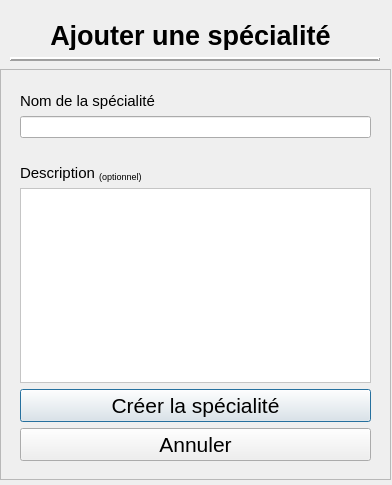
<?xml version="1.0" encoding="UTF-8"?>
<ui version="4.0">
 <class>DialogCreerSpecialite</class>
 <widget class="QDialog" name="DialogCreerSpecialite">
  <property name="geometry">
   <rect>
    <x>0</x>
    <y>0</y>
    <width>392</width>
    <height>485</height>
   </rect>
  </property>
  <property name="windowTitle">
   <string>Dialog</string>
  </property>
  <widget class="QFrame" name="frame">
   <property name="geometry">
    <rect>
     <x>0</x>
     <y>69</y>
     <width>391</width>
     <height>411</height>
    </rect>
   </property>
   <property name="frameShape">
    <enum>QFrame::StyledPanel</enum>
   </property>
   <property name="frameShadow">
    <enum>QFrame::Raised</enum>
   </property>
   <widget class="QWidget" name="layoutWidget">
    <property name="geometry">
     <rect>
      <x>20</x>
      <y>23</y>
      <width>351</width>
      <height>369</height>
     </rect>
    </property>
    <layout class="QVBoxLayout" name="verticalLayout_8">
     <item>
      <widget class="QLabel" name="labelNom">
       <property name="font">
        <font>
         <pointsize>11</pointsize>
         <weight>50</weight>
         <bold>false</bold>
         <kerning>true</kerning>
        </font>
       </property>
       <property name="text">
        <string>Nom de la spécialité</string>
       </property>
      </widget>
     </item>
     <item>
      <layout class="QVBoxLayout" name="verticalLayout">
       <item>
        <widget class="QLineEdit" name="lineEditNom">
         <property name="autoFillBackground">
          <bool>false</bool>
         </property>
         <property name="frame">
          <bool>true</bool>
         </property>
         <property name="clearButtonEnabled">
          <bool>false</bool>
         </property>
        </widget>
       </item>
       <item>
        <widget class="QLabel" name="labelErreurNom">
         <property name="text">
          <string/>
         </property>
        </widget>
       </item>
      </layout>
     </item>
     <item>
      <widget class="QLabel" name="labelDescription">
       <property name="sizePolicy">
        <sizepolicy hsizetype="Preferred" vsizetype="Fixed">
         <horstretch>0</horstretch>
         <verstretch>0</verstretch>
        </sizepolicy>
       </property>
       <property name="font">
        <font>
         <pointsize>11</pointsize>
         <weight>50</weight>
         <bold>false</bold>
        </font>
       </property>
       <property name="text">
        <string>&lt;html&gt;&lt;head/&gt;&lt;body&gt;&lt;p&gt;Description &lt;span style=&quot; vertical-align:sub;&quot;&gt;(optionnel)&lt;/span&gt;&lt;/p&gt;&lt;/body&gt;&lt;/html&gt;</string>
       </property>
      </widget>
     </item>
     <item>
      <layout class="QVBoxLayout" name="verticalLayout_5">
       <item>
        <widget class="QTextEdit" name="textEditDescription">
         <property name="sizePolicy">
          <sizepolicy hsizetype="Expanding" vsizetype="MinimumExpanding">
           <horstretch>0</horstretch>
           <verstretch>0</verstretch>
          </sizepolicy>
         </property>
         <property name="palette">
          <palette>
           <active>
            <colorrole role="WindowText">
             <brush brushstyle="SolidPattern">
              <color alpha="255">
               <red>0</red>
               <green>0</green>
               <blue>0</blue>
              </color>
             </brush>
            </colorrole>
            <colorrole role="Button">
             <brush brushstyle="SolidPattern">
              <color alpha="255">
               <red>255</red>
               <green>255</green>
               <blue>255</blue>
              </color>
             </brush>
            </colorrole>
            <colorrole role="Light">
             <brush brushstyle="SolidPattern">
              <color alpha="255">
               <red>255</red>
               <green>255</green>
               <blue>255</blue>
              </color>
             </brush>
            </colorrole>
            <colorrole role="Midlight">
             <brush brushstyle="SolidPattern">
              <color alpha="255">
               <red>255</red>
               <green>255</green>
               <blue>255</blue>
              </color>
             </brush>
            </colorrole>
            <colorrole role="Dark">
             <brush brushstyle="SolidPattern">
              <color alpha="255">
               <red>127</red>
               <green>127</green>
               <blue>127</blue>
              </color>
             </brush>
            </colorrole>
            <colorrole role="Mid">
             <brush brushstyle="SolidPattern">
              <color alpha="255">
               <red>170</red>
               <green>170</green>
               <blue>170</blue>
              </color>
             </brush>
            </colorrole>
            <colorrole role="Text">
             <brush brushstyle="SolidPattern">
              <color alpha="255">
               <red>0</red>
               <green>0</green>
               <blue>0</blue>
              </color>
             </brush>
            </colorrole>
            <colorrole role="BrightText">
             <brush brushstyle="SolidPattern">
              <color alpha="255">
               <red>255</red>
               <green>255</green>
               <blue>255</blue>
              </color>
             </brush>
            </colorrole>
            <colorrole role="ButtonText">
             <brush brushstyle="SolidPattern">
              <color alpha="255">
               <red>0</red>
               <green>0</green>
               <blue>0</blue>
              </color>
             </brush>
            </colorrole>
            <colorrole role="Base">
             <brush brushstyle="SolidPattern">
              <color alpha="255">
               <red>255</red>
               <green>255</green>
               <blue>255</blue>
              </color>
             </brush>
            </colorrole>
            <colorrole role="Window">
             <brush brushstyle="SolidPattern">
              <color alpha="255">
               <red>255</red>
               <green>255</green>
               <blue>255</blue>
              </color>
             </brush>
            </colorrole>
            <colorrole role="Shadow">
             <brush brushstyle="SolidPattern">
              <color alpha="255">
               <red>0</red>
               <green>0</green>
               <blue>0</blue>
              </color>
             </brush>
            </colorrole>
            <colorrole role="AlternateBase">
             <brush brushstyle="SolidPattern">
              <color alpha="255">
               <red>255</red>
               <green>255</green>
               <blue>255</blue>
              </color>
             </brush>
            </colorrole>
            <colorrole role="ToolTipBase">
             <brush brushstyle="SolidPattern">
              <color alpha="255">
               <red>255</red>
               <green>255</green>
               <blue>220</blue>
              </color>
             </brush>
            </colorrole>
            <colorrole role="ToolTipText">
             <brush brushstyle="SolidPattern">
              <color alpha="255">
               <red>0</red>
               <green>0</green>
               <blue>0</blue>
              </color>
             </brush>
            </colorrole>
           </active>
           <inactive>
            <colorrole role="WindowText">
             <brush brushstyle="SolidPattern">
              <color alpha="255">
               <red>0</red>
               <green>0</green>
               <blue>0</blue>
              </color>
             </brush>
            </colorrole>
            <colorrole role="Button">
             <brush brushstyle="SolidPattern">
              <color alpha="255">
               <red>255</red>
               <green>255</green>
               <blue>255</blue>
              </color>
             </brush>
            </colorrole>
            <colorrole role="Light">
             <brush brushstyle="SolidPattern">
              <color alpha="255">
               <red>255</red>
               <green>255</green>
               <blue>255</blue>
              </color>
             </brush>
            </colorrole>
            <colorrole role="Midlight">
             <brush brushstyle="SolidPattern">
              <color alpha="255">
               <red>255</red>
               <green>255</green>
               <blue>255</blue>
              </color>
             </brush>
            </colorrole>
            <colorrole role="Dark">
             <brush brushstyle="SolidPattern">
              <color alpha="255">
               <red>127</red>
               <green>127</green>
               <blue>127</blue>
              </color>
             </brush>
            </colorrole>
            <colorrole role="Mid">
             <brush brushstyle="SolidPattern">
              <color alpha="255">
               <red>170</red>
               <green>170</green>
               <blue>170</blue>
              </color>
             </brush>
            </colorrole>
            <colorrole role="Text">
             <brush brushstyle="SolidPattern">
              <color alpha="255">
               <red>0</red>
               <green>0</green>
               <blue>0</blue>
              </color>
             </brush>
            </colorrole>
            <colorrole role="BrightText">
             <brush brushstyle="SolidPattern">
              <color alpha="255">
               <red>255</red>
               <green>255</green>
               <blue>255</blue>
              </color>
             </brush>
            </colorrole>
            <colorrole role="ButtonText">
             <brush brushstyle="SolidPattern">
              <color alpha="255">
               <red>0</red>
               <green>0</green>
               <blue>0</blue>
              </color>
             </brush>
            </colorrole>
            <colorrole role="Base">
             <brush brushstyle="SolidPattern">
              <color alpha="255">
               <red>255</red>
               <green>255</green>
               <blue>255</blue>
              </color>
             </brush>
            </colorrole>
            <colorrole role="Window">
             <brush brushstyle="SolidPattern">
              <color alpha="255">
               <red>255</red>
               <green>255</green>
               <blue>255</blue>
              </color>
             </brush>
            </colorrole>
            <colorrole role="Shadow">
             <brush brushstyle="SolidPattern">
              <color alpha="255">
               <red>0</red>
               <green>0</green>
               <blue>0</blue>
              </color>
             </brush>
            </colorrole>
            <colorrole role="AlternateBase">
             <brush brushstyle="SolidPattern">
              <color alpha="255">
               <red>255</red>
               <green>255</green>
               <blue>255</blue>
              </color>
             </brush>
            </colorrole>
            <colorrole role="ToolTipBase">
             <brush brushstyle="SolidPattern">
              <color alpha="255">
               <red>255</red>
               <green>255</green>
               <blue>220</blue>
              </color>
             </brush>
            </colorrole>
            <colorrole role="ToolTipText">
             <brush brushstyle="SolidPattern">
              <color alpha="255">
               <red>0</red>
               <green>0</green>
               <blue>0</blue>
              </color>
             </brush>
            </colorrole>
           </inactive>
           <disabled>
            <colorrole role="WindowText">
             <brush brushstyle="SolidPattern">
              <color alpha="255">
               <red>127</red>
               <green>127</green>
               <blue>127</blue>
              </color>
             </brush>
            </colorrole>
            <colorrole role="Button">
             <brush brushstyle="SolidPattern">
              <color alpha="255">
               <red>255</red>
               <green>255</green>
               <blue>255</blue>
              </color>
             </brush>
            </colorrole>
            <colorrole role="Light">
             <brush brushstyle="SolidPattern">
              <color alpha="255">
               <red>255</red>
               <green>255</green>
               <blue>255</blue>
              </color>
             </brush>
            </colorrole>
            <colorrole role="Midlight">
             <brush brushstyle="SolidPattern">
              <color alpha="255">
               <red>255</red>
               <green>255</green>
               <blue>255</blue>
              </color>
             </brush>
            </colorrole>
            <colorrole role="Dark">
             <brush brushstyle="SolidPattern">
              <color alpha="255">
               <red>127</red>
               <green>127</green>
               <blue>127</blue>
              </color>
             </brush>
            </colorrole>
            <colorrole role="Mid">
             <brush brushstyle="SolidPattern">
              <color alpha="255">
               <red>170</red>
               <green>170</green>
               <blue>170</blue>
              </color>
             </brush>
            </colorrole>
            <colorrole role="Text">
             <brush brushstyle="SolidPattern">
              <color alpha="255">
               <red>127</red>
               <green>127</green>
               <blue>127</blue>
              </color>
             </brush>
            </colorrole>
            <colorrole role="BrightText">
             <brush brushstyle="SolidPattern">
              <color alpha="255">
               <red>255</red>
               <green>255</green>
               <blue>255</blue>
              </color>
             </brush>
            </colorrole>
            <colorrole role="ButtonText">
             <brush brushstyle="SolidPattern">
              <color alpha="255">
               <red>127</red>
               <green>127</green>
               <blue>127</blue>
              </color>
             </brush>
            </colorrole>
            <colorrole role="Base">
             <brush brushstyle="SolidPattern">
              <color alpha="255">
               <red>255</red>
               <green>255</green>
               <blue>255</blue>
              </color>
             </brush>
            </colorrole>
            <colorrole role="Window">
             <brush brushstyle="SolidPattern">
              <color alpha="255">
               <red>255</red>
               <green>255</green>
               <blue>255</blue>
              </color>
             </brush>
            </colorrole>
            <colorrole role="Shadow">
             <brush brushstyle="SolidPattern">
              <color alpha="255">
               <red>0</red>
               <green>0</green>
               <blue>0</blue>
              </color>
             </brush>
            </colorrole>
            <colorrole role="AlternateBase">
             <brush brushstyle="SolidPattern">
              <color alpha="255">
               <red>255</red>
               <green>255</green>
               <blue>255</blue>
              </color>
             </brush>
            </colorrole>
            <colorrole role="ToolTipBase">
             <brush brushstyle="SolidPattern">
              <color alpha="255">
               <red>255</red>
               <green>255</green>
               <blue>220</blue>
              </color>
             </brush>
            </colorrole>
            <colorrole role="ToolTipText">
             <brush brushstyle="SolidPattern">
              <color alpha="255">
               <red>0</red>
               <green>0</green>
               <blue>0</blue>
              </color>
             </brush>
            </colorrole>
           </disabled>
          </palette>
         </property>
         <property name="font">
          <font>
           <weight>50</weight>
           <bold>false</bold>
          </font>
         </property>
        </widget>
       </item>
      </layout>
     </item>
     <item>
      <widget class="QPushButton" name="pushButtonAjouterSpecialite">
       <property name="font">
        <font>
         <pointsize>16</pointsize>
         <weight>50</weight>
         <italic>false</italic>
         <bold>false</bold>
        </font>
       </property>
       <property name="text">
        <string>Créer la spécialité</string>
       </property>
      </widget>
     </item>
     <item>
      <widget class="QPushButton" name="pushButtonAnnuler">
       <property name="font">
        <font>
         <pointsize>16</pointsize>
         <weight>50</weight>
         <italic>false</italic>
         <bold>false</bold>
        </font>
       </property>
       <property name="text">
        <string>Annuler</string>
       </property>
      </widget>
     </item>
    </layout>
   </widget>
  </widget>
  <widget class="Line" name="line">
   <property name="geometry">
    <rect>
     <x>10</x>
     <y>49</y>
     <width>370</width>
     <height>21</height>
    </rect>
   </property>
   <property name="frameShadow">
    <enum>QFrame::Raised</enum>
   </property>
   <property name="lineWidth">
    <number>2</number>
   </property>
   <property name="midLineWidth">
    <number>0</number>
   </property>
   <property name="orientation">
    <enum>Qt::Horizontal</enum>
   </property>
  </widget>
  <widget class="QLabel" name="labelTitreAjouterSpecialite">
   <property name="geometry">
    <rect>
     <x>0</x>
     <y>20</y>
     <width>381</width>
     <height>30</height>
    </rect>
   </property>
   <property name="font">
    <font>
     <family>MS Shell Dlg 2</family>
     <pointsize>20</pointsize>
     <weight>75</weight>
     <italic>false</italic>
     <bold>true</bold>
     <underline>false</underline>
     <strikeout>false</strikeout>
    </font>
   </property>
   <property name="layoutDirection">
    <enum>Qt::LeftToRight</enum>
   </property>
   <property name="text">
    <string>Ajouter une spécialité</string>
   </property>
   <property name="alignment">
    <set>Qt::AlignCenter</set>
   </property>
  </widget>
 </widget>
 <resources/>
 <connections/>
</ui>
